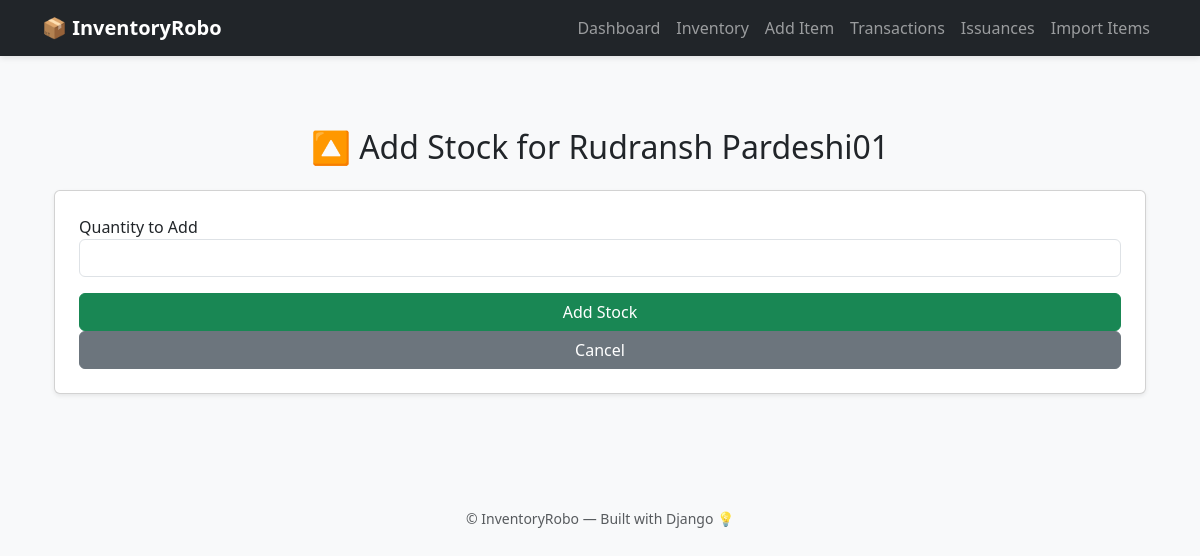
The page /add_stock/2/ on the database as committed earlier.
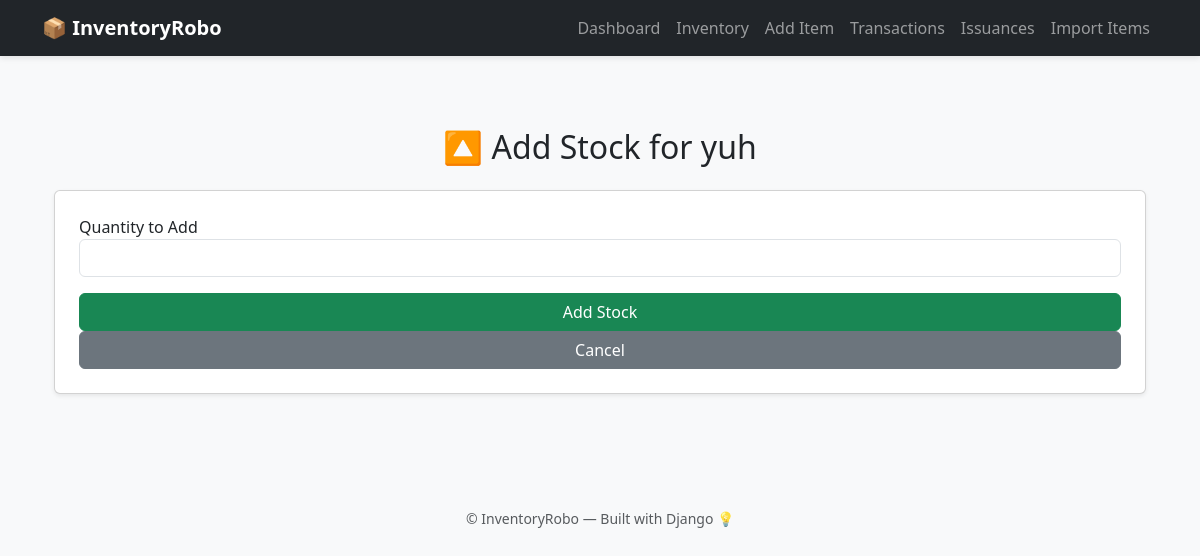
The same page on the database as committed later.
### inventory/models.py (models this page shows, shortened)
class Item(models.Model):
    serial_no = models.PositiveIntegerField(unique=True, blank=True, null=True)
    name = models.CharField(max_length=100)
    category = models.CharField(max_length=50, choices=CATEGORY_CHOICES)
    custom_category = models.CharField(max_length=100, blank=True, null=True)
    quantity = models.PositiveIntegerField(default=0)
    reorder_level = models.PositiveIntegerField(default=5)
    unit_price = models.DecimalField(max_digits=10, decimal_places=2)
    supplier = models.CharField(max_length=100, blank=True, null=True)
    location = models.CharField(max_length=100, blank=True, null=True)
    description = models.TextField(blank=True, null=True)
    created_at = models.DateTimeField(auto_now_add=True)
    storage_location = models.CharField(max_length=10, blank=True, null=True, editable=False)

### inventory/views.py (the view, shortened to what this page needs)
# urls.py: path('add_stock/<int:item_id>/', views.add_stock, name='add_stock'),
def add_stock(request, item_id):
    item = get_object_or_404(Item, id=item_id)
    return render(request, 'inventory/add_stock.html', {'item': item})

### inventory/templates/inventory/add_stock.html (shortened to what this page needs)
{% extends 'inventory/base.html' %}
{% load static %}
{% block content %}
<div class="container py-5">
    <h2 class="text-center mb-4">🔼 Add Stock for {{ item.name }}</h2>
    <form method="POST" class="card p-4 shadow-sm">
        <div class="mb-3">
            <label>Quantity to Add</label>
            <input type="number" name="quantity" min="1" class="form-control" required>
        </div>
        <button type="submit" class="btn btn-success">Add Stock</button>
        <a href="{% url 'inventory_list' %}" class="btn btn-secondary">Cancel</a>
    </form>
</div>
{% endblock %}

Rows that differ between the two databases and show on the page:
changed Item: name "Rudransh Pardeshi01" → "yuh"
